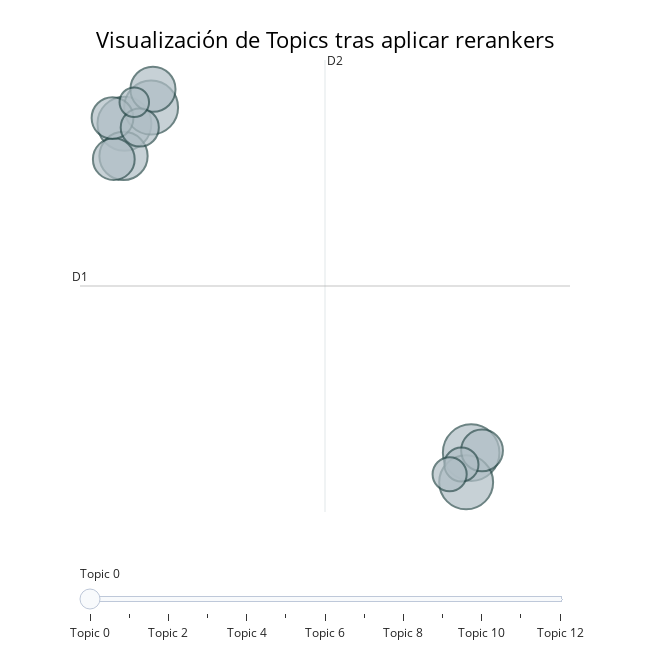

The cell this chart's notebook holds for it:
### Code cell
bertopic_eng.visualize_topics(title="Visualización de Topics tras aplicar rerankers")

### Figure 1 — Plotly figure (JSON) as saved in the notebook; plotly's stock layout.template omitted (floating-point values rounded to 4 significant figures)
{"data": [{"customdata": [[0, "qur | verses | worship | praise | disbelievers", 11], [1, "prophet | believers | disbelievers | scripture | prophets", 10], [2, "qur | moses | pharaoh | believers | worship", 10], [3, "qur | prayed | soul | destroyed | reality", 10], [4, "disbelieved | praiseworthy | religion | prayer | disbelieve", 8], [5, "eternal | disbeliever | paradise | camels | circulate", 7], [6, "verses | praise | praiseworthy | disbelieved | merciful", 6], [7, "disbelievers | prophet | disbelieved | hypocrites | believers", 6], [8, "creation | deity | merciful | resurrected | warn", 6], [9, "qur | prayer | punishment | pharaoh | subjected", 5], [10, "angels | moses | satan | worship | messages", 4], [11, "qur | pharaoh | torment | tormented | barren", 4], [12, "graves | dawn | oath | possessed | devil", 3]], "hovertemplate": "<b>Topic %{customdata[0]}</b><br>%{customdata[1]}<br>Size: %{customdata[2]}", "legendgroup": "", "marker": {"color": "#B0BEC5", "line": {"color": "DarkSlateGrey", "width": 2}, "size": [11, 10, 10, 10, 8, 7, 6, 6, 6, 5, 4, 4, 3], "sizemode": "area", "sizeref": 0.006875, "symbol": "circle"}, "mode": "markers", "name": "", "orientation": "v", "showlegend": false, "type": "scatter", "x": [23.05, 9.164, 22.85, 10.23, 9.128, 10.31, 8.739, 8.688, 23.49, 9.78, 22.67, 22.19, 9.56], "xaxis": "x", "y": [-4.418, 4.214, -5.197, 4.638, 3.367, 5.119, 3.284, 4.363, -4.362, 4.115, -4.73, -4.985, 4.778], "yaxis": "y"}], "layout": {"annotations": [{"showarrow": false, "text": "D1", "x": 7.385, "y": -0.04499, "yshift": 10}, {"showarrow": false, "text": "D2", "x": 17.2, "xshift": 10, "y": 5.886}], "height": 650, "hoverlabel": {"bgcolor": "white", "font": {"family": "Rockwell", "size": 16}}, "legend": {"itemsizing": "constant", "tracegroupgap": 0}, "margin": {"t": 60}, "shapes": [{"line": {"color": "#CFD8DC", "width": 2}, "type": "line", "x0": 17.2, "x1": 17.2, "y0": -5.976, "y1": 5.886}, {"line": {"color": "#9E9E9E", "width": 2}, "type": "line", "x0": 7.385, "x1": 27.01, "y0": -0.04499, "y1": -0.04499}], "sliders": [{"active": 0, "pad": {"t": 50}, "steps": [{"args": [{"marker.color": [["red", "#B0BEC5", "#B0BEC5", "#B0BEC5", "#B0BEC5", "#B0BEC5", "#B0BEC5", "#B0BEC5", "#B0BEC5", "#B0BEC5", "#B0BEC5", "#B0BEC5", "#B0BEC5"]]}], "label": "Topic 0", "method": "update"}, {"args": [{"marker.color": [["#B0BEC5", "red", "#B0BEC5", "#B0BEC5", "#B0BEC5", "#B0BEC5", "#B0BEC5", "#B0BEC5", "#B0BEC5", "#B0BEC5", "#B0BEC5", "#B0BEC5", "#B0BEC5"]]}], "label": "Topic 1", "method": "update"}, {"args": [{"marker.color": [["#B0BEC5", "#B0BEC5", "red", "#B0BEC5", "#B0BEC5", "#B0BEC5", "#B0BEC5", "#B0BEC5", "#B0BEC5", "#B0BEC5", "#B0BEC5", "#B0BEC5", "#B0BEC5"]]}], "label": "Topic 2", "method": "update"}, {"args": [{"marker.color": [["#B0BEC5", "#B0BEC5", "#B0BEC5", "red", "#B0BEC5", "#B0BEC5", "#B0BEC5", "#B0BEC5", "#B0BEC5", "#B0BEC5", "#B0BEC5", "#B0BEC5", "#B0BEC5"]]}], "label": "Topic 3", "method": "update"}, {"args": [{"marker.color": [["#B0BEC5", "#B0BEC5", "#B0BEC5", "#B0BEC5", "red", "#B0BEC5", "#B0BEC5", "#B0BEC5", "#B0BEC5", "#B0BEC5", "#B0BEC5", "#B0BEC5", "#B0BEC5"]]}], "label": "Topic 4", "method": "update"}, {"args": [{"marker.color": [["#B0BEC5", "#B0BEC5", "#B0BEC5", "#B0BEC5", "#B0BEC5", "red", "#B0BEC5", "#B0BEC5", "#B0BEC5", "#B0BEC5", "#B0BEC5", "#B0BEC5", "#B0BEC5"]]}], "label": "Topic 5", "method": "update"}, {"args": [{"marker.color": [["#B0BEC5", "#B0BEC5", "#B0BEC5", "#B0BEC5", "#B0BEC5", "#B0BEC5", "red", "#B0BEC5", "#B0BEC5", "#B0BEC5", "#B0BEC5", "#B0BEC5", "#B0BEC5"]]}], "label": "Topic 6", "method": "update"}, {"args": [{"marker.color": [["#B0BEC5", "#B0BEC5", "#B0BEC5", "#B0BEC5", "#B0BEC5", "#B0BEC5", "#B0BEC5", "red", "#B0BEC5", "#B0BEC5", "#B0BEC5", "#B0BEC5", "#B0BEC5"]]}], "label": "Topic 7", "method": "update"}, {"args": [{"marker.color": [["#B0BEC5", "#B0BEC5", "#B0BEC5", "#B0BEC5", "#B0BEC5", "#B0BEC5", "#B0BEC5", "#B0BEC5", "red", "#B0BEC5", "#B0BEC5", "#B0BEC5", "#B0BEC5"]]}], "label": "Topic 8", "method": "update"}, {"args": [{"marker.color": [["#B0BEC5", "#B0BEC5", "#B0BEC5", "#B0BEC5", "#B0BEC5", "#B0BEC5", "#B0BEC5", "#B0BEC5", "#B0BEC5", "red", "#B0BEC5", "#B0BEC5", "#B0BEC5"]]}], "label": "Topic 9", "method": "update"}, {"args": [{"marker.color": [["#B0BEC5", "#B0BEC5", "#B0BEC5", "#B0BEC5", "#B0BEC5", "#B0BEC5", "#B0BEC5", "#B0BEC5", "#B0BEC5", "#B0BEC5", "red", "#B0BEC5", "#B0BEC5"]]}], "label": "Topic 10", "method": "update"}, {"args": [{"marker.color": [["#B0BEC5", "#B0BEC5", "#B0BEC5", "#B0BEC5", "#B0BEC5", "#B0BEC5", "#B0BEC5", "#B0BEC5", "#B0BEC5", "#B0BEC5", "#B0BEC5", "red", "#B0BEC5"]]}], "label": "Topic 11", "method": "update"}, {"args": [{"marker.color": [["#B0BEC5", "#B0BEC5", "#B0BEC5", "#B0BEC5", "#B0BEC5", "#B0BEC5", "#B0BEC5", "#B0BEC5", "#B0BEC5", "#B0BEC5", "#B0BEC5", "#B0BEC5", "red"]]}], "label": "Topic 12", "method": "update"}]}], "title": {"font": {"color": "Black", "size": 22}, "text": "Visualización de Topics tras aplicar rerankers", "x": 0.5, "xanchor": "center", "y": 0.95, "yanchor": "top"}, "width": 650, "xaxis": {"anchor": "y", "domain": [0, 1], "range": [7.385, 27.01], "title": {"text": ""}, "visible": false}, "yaxis": {"anchor": "x", "domain": [0, 1], "range": [-5.976, 5.886], "title": {"text": ""}, "visible": false}}}
